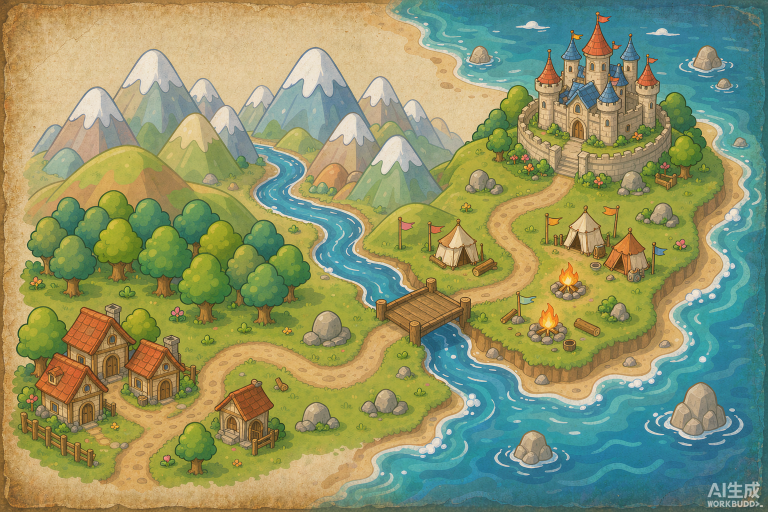
#> input picture _artgen/Remove_every_green_slime_creat_2026-10-03T21-11-09.png, 1536 x 1024 px, given in place of Game_asset_sprite_sheet__exact_2026-10-03T20-55-31.png, which was not available (shown at 1/2 size); the run also reads 2 pictures not shown here
$ python process_assets.py
#> lines starting #> are read from the running program, lines starting #| are printed output that depends on the picture; after the words box and inside, x2 and y2 are one past the last pixel; in counts of white or black regions, pixels touching at a corner belong together; pictures that were not available may be replaced by others from this repository, and a replacement may not be noted
# -*- coding: utf-8 -*-
"""Slice AI sprite sheets into game-ready assets (v2).
Sheets have FAKE transparency: baked checkerboard (two light grays) or white bg.
Strategy: candidate mask by brightness+low-saturation -> border flood fill ->
remove enclosed checker pockets (area>=24) -> alpha feather."""
from PIL import Image, ImageFilter, ImageDraw
from collections import deque
import os

SRC = 'D:/Godot/GuGuGaGaWar/_artgen'
OUT = 'D:/Godot/GuGuGaGaWar/assets/ui/campaign'
os.makedirs(OUT, exist_ok=True)

BG_SRC = os.path.join(SRC, 'Hand_painted_fantasy_strategy__2026-10-03T20-55-37.png')
MARKER_SRC = os.path.join(SRC, 'Game_asset_sprite_sheet__exact_2026-10-03T20-55-31.png')
MISC_SRC = os.path.join(SRC, 'Game_asset_sprite_sheet__exact_2026-10-03T20-55-29.png')
BANNER_SRC = os.path.join(SRC, 'Horizontal_parchment_scroll_ba_2026-10-03T20-55-30.png')
ACH_SRC = os.path.join(SRC, 'Game_asset_sprite_sheet__one_h_2026-10-03T20-55-29.png')
ACHBG_SRC = os.path.join(SRC, 'Game_UI_window_background_pane_2026-10-03T20-55-27.png')


def key_background(img, lo, hi, sat_max=14, pocket=24, global_key=False):
    """Remove light low-saturation background (checker/white) via border flood."""
#> called with lo = 215, hi = 255, sat_max = 14, pocket = 24, global_key = False
    rgb = img.convert('RGB')
#> rgb is the input picture: PIL image 1536x1024 RGB; mean R, G, B 142.8, 149.3, 105.7
    w, h = rgb.size
#> w = 1536; h = 1024
    gray = rgb.convert('L')
    gp = gray.load()
    rp = rgb.load()
    cand = Image.new('L', (w, h), 0)
#> cand: PIL image 1536x1024 L; every value is 0
    cp = cand.load()
    for y in range(h):
        for x in range(w):
            r, g, b = rp[x, y]
            mx, mn = max(r, g, b), min(r, g, b)
            if mn >= lo and mx <= hi and (mx - mn) <= sat_max:
                cp[x, y] = 255
    # pad so border is fully connected, single flood seed
    pad = Image.new('L', (w + 2, h + 2), 255)
#> pad: PIL image 1538x1026 L; every value is 255
    pad.paste(cand, (1, 1))
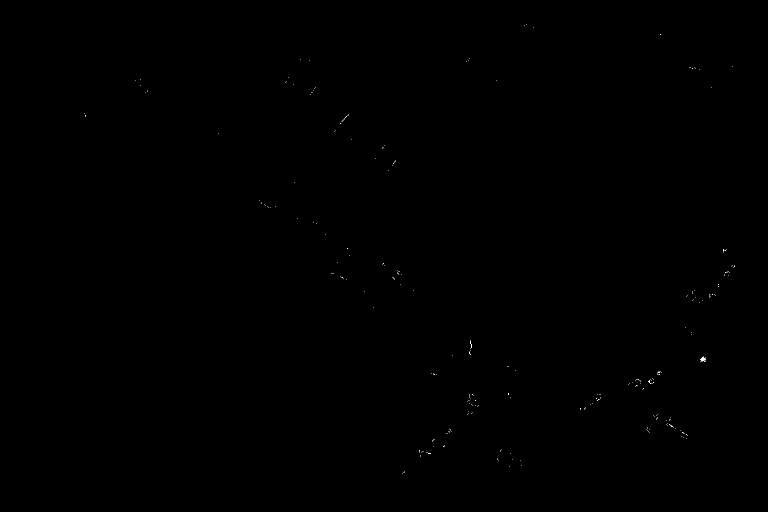
#> cand: PIL image 1536x1024 L (shown at 1/2 size); 0.03% white in thin lines or dots, all inside (x1, y1, x2, y2) = (169, 49, 1470, 948)
#> pad: PIL image 1538x1026 L; 0.35% white in thin lines or dots
    ImageDraw.floodfill(pad, (0, 0), 128)
    flood = pad.crop((1, 1, w + 1, h + 1))
    fp = flood.load()
    # enclosed pockets: remaining 255 components with area >= pocket -> background
    visited = Image.new('L', (w, h), 0)
    vp = visited.load()
    total_bg = Image.new('L', (w, h), 0)
    tp = total_bg.load()
    for y in range(h):
        for x in range(w):
            if global_key and cp[x, y] == 255:
                tp[x, y] = 255
            elif fp[x, y] == 128:
                tp[x, y] = 255
    for y in range(h):
        for x in range(w):
            if fp[x, y] == 255 and not vp[x, y]:
                comp = []
                dq = deque([(x, y)])
                vp[x, y] = 1
                while dq:
                    cx, cy = dq.popleft()
                    comp.append((cx, cy))
                    for dx, dy in ((1, 0), (-1, 0), (0, 1), (0, -1)):
                        nx, ny = cx + dx, cy + dy
                        if 0 <= nx < w and 0 <= ny < h and fp[nx, ny] == 255 and not vp[nx, ny]:
                            vp[nx, ny] = 1
                            dq.append((nx, ny))
                if len(comp) >= pocket:
                    for cx, cy in comp:
                        tp[cx, cy] = 255
    alpha = total_bg.point(lambda v: 255 - v)
#> alpha: PIL image 1536x1024 L; 100% white; 1 black region, box (x1, y1, x2, y2) and area: (1401, 714, 1410, 721) 43
    alpha = alpha.filter(ImageFilter.GaussianBlur(0.8))
    out = rgb.convert('RGBA')
    out.putalpha(alpha)
    return out


def despeckle(img, min_keep=400):
    """Keep the largest opaque component (+ any >=min_keep px); drop floaters."""
    alpha = img.split()[-1]
    w, h = img.size
    mask = alpha.point(lambda v: 255 if v > 40 else 0)
    px = mask.load()
    seen = set()
    comps = []
    for y0 in range(h):
        for x0 in range(w):
            if px[x0, y0] == 255 and (x0, y0) not in seen:
                comp = []
                dq = deque([(x0, y0)])
                seen.add((x0, y0))
                while dq:
                    cx, cy = dq.popleft()
                    comp.append((cx, cy))
                    for dx in (-1, 0, 1):
                        for dy in (-1, 0, 1):
                            nx, ny = cx + dx, cy + dy
                            if 0 <= nx < w and 0 <= ny < h and px[nx, ny] == 255 and (nx, ny) not in seen:
                                seen.add((nx, ny))
                                dq.append((nx, ny))
                comps.append(comp)
    if not comps:
        return img
    comps.sort(key=len, reverse=True)
    keep = set(comps[0])
    for comp in comps[1:]:
        if len(comp) >= min_keep:
            keep.update(comp)
    a2 = Image.new('L', (w, h), 0)
    p2 = a2.load()
    for x, y in keep:
        p2[x, y] = 255
    a2 = a2.filter(ImageFilter.GaussianBlur(0.5))
    out = img.copy()
    out.putalpha(a2)
    return out


def autocrop(img, pad=4, thresh=40):
    alpha = img.split()[-1]
    mask = alpha.point(lambda v: 255 if v > thresh else 0)
    mask = mask.filter(ImageFilter.MedianFilter(7)).point(lambda v: 255 if v > 128 else 0)
    bbox = mask.getbbox()
    if not bbox:
        return img
    l, t, r, b = bbox
    l = max(0, l - pad); t = max(0, t - pad)
    r = min(img.width, r + pad); b = min(img.height, b + pad)
    return despeckle(img.crop((l, t, r, b)))


def save(img, name):
    path = os.path.join(OUT, name)
    img.save(path)
    print('%-26s %sx%s' % (name, img.width, img.height))


# ---- 1. markers: 2x2 sheet -> 4 normalized canvases 128x160 ----
sheet = key_background(Image.open(MARKER_SRC), 215, 255)
W, H = sheet.width // 2, sheet.height // 2
#> W = 768; H = 512
quads = {'marker_unlocked': (0, 0), 'marker_locked': (W, 0),
         'marker_boss': (0, H), 'marker_perfect': (W, H)}
for name, (x, y) in quads.items():
    art = autocrop(sheet.crop((x, y, x + W, y + H)))
    canvas = Image.new('RGBA', (128, 160), (0, 0, 0, 0))
    scale = min(150.0 / art.height, 124.0 / art.width)
    nw, nh = max(1, int(art.width * scale)), max(1, int(art.height * scale))
    art = art.resize((nw, nh), Image.LANCZOS)
    canvas.paste(art, ((128 - nw) // 2, 156 - nh), art)
    save(canvas, name + '.png')
#> this loop made 4 passes
#> pass 1, in despeckle, `out = img.copy()`:
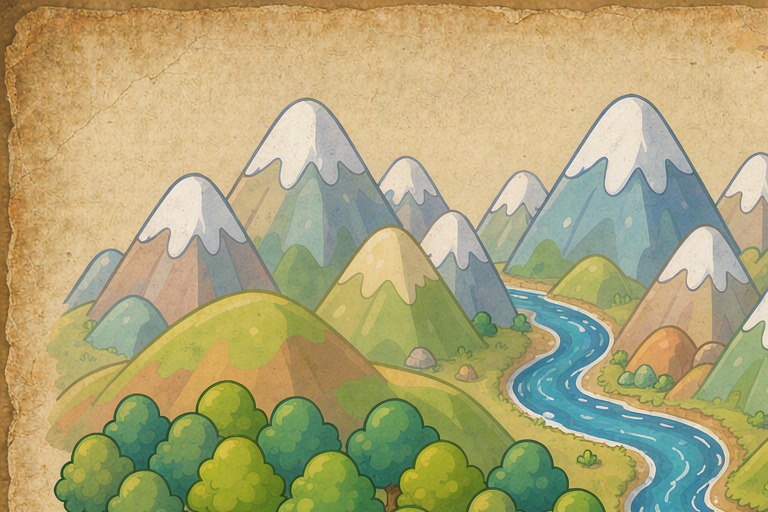
#> out: PIL image 768x512 RGBA; mean R, G, B, A 174.6, 166.5, 120.1, 255

# ---- 2. misc: white bg sheet -> sun / stars / boss badge ----
sheet = key_background(Image.open(MISC_SRC), 242, 255)
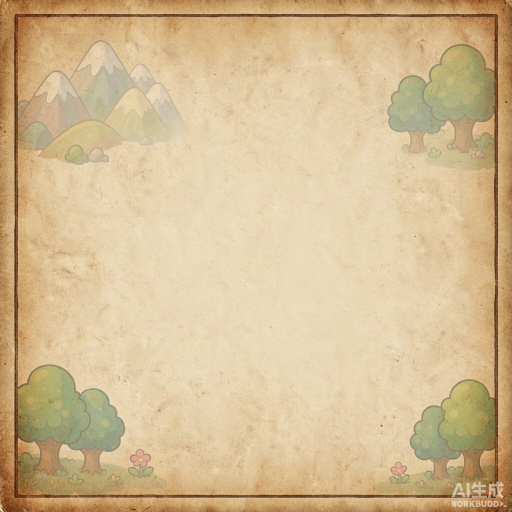
#> input picture _artgen/Using_exactly_the_same_hand_pa_2026-10-03T23-24-56.png, 1024 x 1024 px, given in place of Game_asset_sprite_sheet__exact_2026-10-03T20-55-29.png, which was not available (shown at 1/2 size)
#> call 2 of key_background, with lo = 242, hi = 255, sat_max = 14, pocket = 24, global_key = False
#> in key_background, rgb is the input picture: PIL image 1024x1024 RGB; mean R, G, B 212.4, 188, 147.7
#> in key_background (call 2), `cand = Image.new('L', (w, h), 0)`: cand: PIL image 1024x1024 L; every value is 0
#> in key_background (call 2), `pad = Image.new('L', (w + 2, h + 2), 255)`: pad: PIL image 1026x1026 L; every value is 255
#> in key_background (call 2), `pad.paste(cand, (1, 1))`:
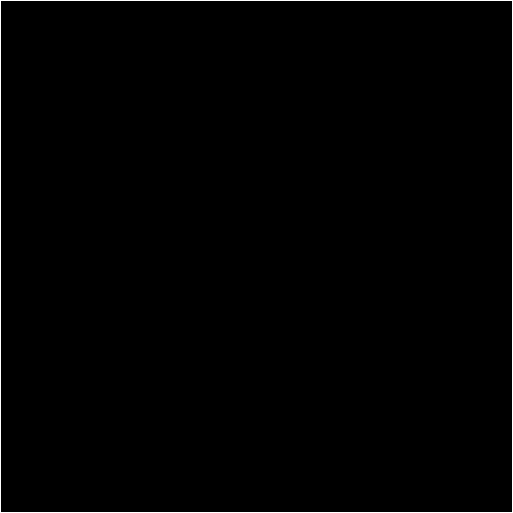
#> pad: PIL image 1026x1026 L (shown at 1/2 size); 0.39% white in thin lines or dots
#> in key_background (call 2), `ImageDraw.floodfill(pad, (0, 0), 128)`: pad: PIL image 1026x1026 L; values 0 (black) and 128 (white), 0.39% white in thin lines or dots
#> in key_background (call 2), `alpha = total_bg.point(lambda v: 255 - v)`: alpha: PIL image 1024x1024 L; every value is 255
W, H = sheet.width // 2, sheet.height // 2
#> W = 512
sun = autocrop(sheet.crop((0, 0, W, H)))
#> in autocrop (call 5), `alpha = img.split()[-1]`: alpha: PIL image 512x512 L; every value is 255
#> in despeckle (call 5), `a2 = Image.new('L', (w, h), 0)`: a2: PIL image 512x512 L; every value is 0
sun.thumbnail((256, 256), Image.LANCZOS)
save(sun, 'sun.png')
#| sun.png                    256x256
star_on = autocrop(sheet.crop((W, 0, 2 * W, H)))
star_on.thumbnail((64, 64), Image.LANCZOS)
save(star_on, 'star_on.png')
#| star_on.png                64x64
star_off = autocrop(sheet.crop((0, H, W, 2 * H)))
star_off.thumbnail((64, 64), Image.LANCZOS)
save(star_off, 'star_off.png')
#| star_off.png               64x64
badge = autocrop(sheet.crop((W, H, 2 * W, 2 * H)))
badge.thumbnail((64, 64), Image.LANCZOS)
save(badge, 'boss_badge.png')
#| boss_badge.png             64x64

# ---- 3. banner: checker sheet -> autocrop -> width 768 ----
banner = key_background(Image.open(BANNER_SRC), 215, 255)
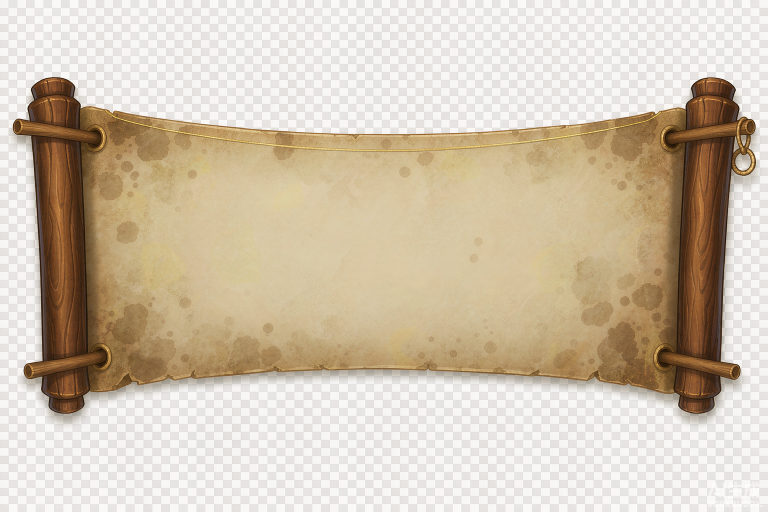
#> input picture _artgen/Horizontal_parchment_scroll_ba_2026-10-03T20-55-30.png, 1536 x 1024 px, found by its file name (shown at 1/2 size)
#> in key_background, rgb is the input picture: PIL image 1536x1024 RGB; mean R, G, B 208.3, 195, 175.5
#> in key_background (call 3), `pad.paste(cand, (1, 1))`: cand: PIL image 1536x1024 L; 50.9% white; 241 black regions (240 under 20 px), largest, box (x1, y1, x2, y2) and area: (17, 153, 1523, 852) 771653
#> in key_background (call 3), `pad.paste(cand, (1, 1))`: pad: PIL image 1538x1026 L; 51.1% white; 241 black regions (240 under 20 px), largest, box (x1, y1, x2, y2) and area: (18, 154, 1524, 853) 771653
#> in key_background (call 3), `alpha = total_bg.point(lambda v: 255 - v)`: alpha: PIL image 1536x1024 L; 49.1% white; 241 white regions (240 under 20 px), largest, box (x1, y1, x2, y2) and area: (17, 153, 1523, 852) 771811
banner = autocrop(banner)
#> in autocrop (call 9), `mask = alpha.point(lambda v: 255 if v > thresh else 0)`: mask: PIL image 1536x1024 L; 49.5% white; 187 white regions (185 under 20 px), largest, box (x1, y1, x2, y2) and area: (15, 151, 1523, 853) 777684, (67, 575, 70, 587) 32
#> in autocrop (call 9), `mask = mask.filter(ImageFilter.MedianFilter(7)).point(lambda v: 255 if..`:
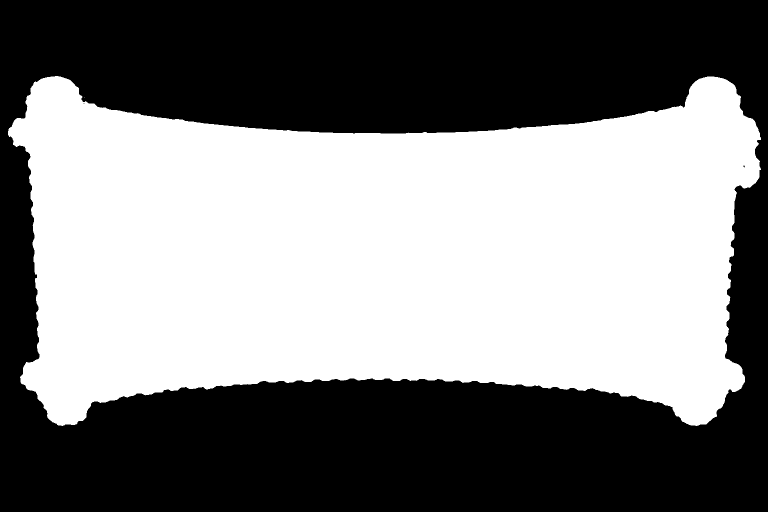
#> mask: PIL image 1536x1024 L (shown at 1/2 size); 49.4% white; 2 white regions (1 under 20 px), largest, box (x1, y1, x2, y2) and area: (16, 152, 1522, 852) 777672
#> in autocrop (call 9), `bbox = mask.getbbox()`: bbox = (16, 152, 1522, 852)
#> in autocrop (call 9), `l, t, r, b = bbox`: l = 16; t = 152; r = 1522; b = 852
#> in autocrop (call 9), `l = max(0, l - pad)`: l = 12
#> in autocrop (call 9), `t = max(0, t - pad)`: t = 148
#> in autocrop (call 9), `r = min(img.width, r + pad)`: r = 1526
#> in autocrop (call 9), `b = min(img.height, b + pad)`: b = 856
#> in despeckle (call 9), `alpha = img.split()[-1]`:
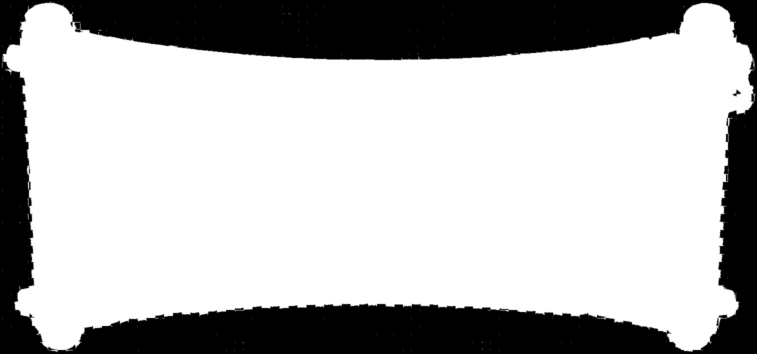
#> alpha: PIL image 1514x708 L (shown at 1/2 size); min 0, max 255, mean 183.7
scale = 768.0 / banner.width
#> scale = 0.507
banner = banner.resize((768, int(banner.height * scale)), Image.LANCZOS)
save(banner, 'banner_title.png')
#| banner_title.png           768x359

# ---- 4. achievements: 1x3 checker sheet -> badges + ribbon ----
sheet = Image.open(ACH_SRC).convert('RGB')
third = sheet.width // 3
#> third = 341
## 金牌/丝带无银灰元素 -> 全局抠底；铁牌有银挂锁 -> 泛洪 + 小口袋阈值
sheet_u = key_background(sheet.crop((0, 0, third, sheet.height)), 215, 255, global_key=True)
medal_u = autocrop(sheet_u)
medal_u.thumbnail((88, 88), Image.LANCZOS)
save(medal_u, 'ach_badge_unlocked.png')
#| ach_badge_unlocked.png     29x88
sheet_l = key_background(sheet.crop((third, 0, 2 * third, sheet.height)), 215, 255, pocket=6)
medal_l = autocrop(sheet_l)
medal_l.thumbnail((88, 88), Image.LANCZOS)
save(medal_l, 'ach_badge_locked.png')
#| ach_badge_locked.png       29x88
sheet_r = key_background(sheet.crop((2 * third, 0, sheet.width, sheet.height)), 215, 255, global_key=True)
ribbon = autocrop(sheet_r)
ribbon.thumbnail((72, 72), Image.LANCZOS)
save(ribbon, 'ach_ribbon_done.png')
#| ach_ribbon_done.png        24x72
#| campaign_bg.png            1536x864

# ---- 5. campaign bg: crop 16:9 band (watermark below y=985 removed) ----
bg = Image.open(BG_SRC).convert('RGB')
bg = bg.crop((0, 70, bg.width, 934))
save(bg, 'campaign_bg.png')

# ---- 6. achievements window bg: crop parchment, clone-stamp watermark ----
p = Image.open(ACHBG_SRC).convert('RGB')
p = p.crop((26, 32, 998, 992))
pw, ph = p.width, p.height
#> pw = 972; ph = 960
src_box = p.crop((pw - 380, ph - 64, pw - 120, ph - 8)).filter(ImageFilter.GaussianBlur(1.2))
mask = Image.new('L', src_box.size, 0)
mw, mh = mask.size
#> mw = 260; mh = 56
for yy in range(mh):
    for xx in range(mw):
        d = min(xx, mw - 1 - xx, yy, mh - 1 - yy)
        mask.putpixel((xx, yy), min(255, d * 14))
p.paste(src_box, (pw - 140, ph - 62), mask)
save(p, 'ach_window_bg.png')
#| ach_window_bg.png          972x960
print('done')
